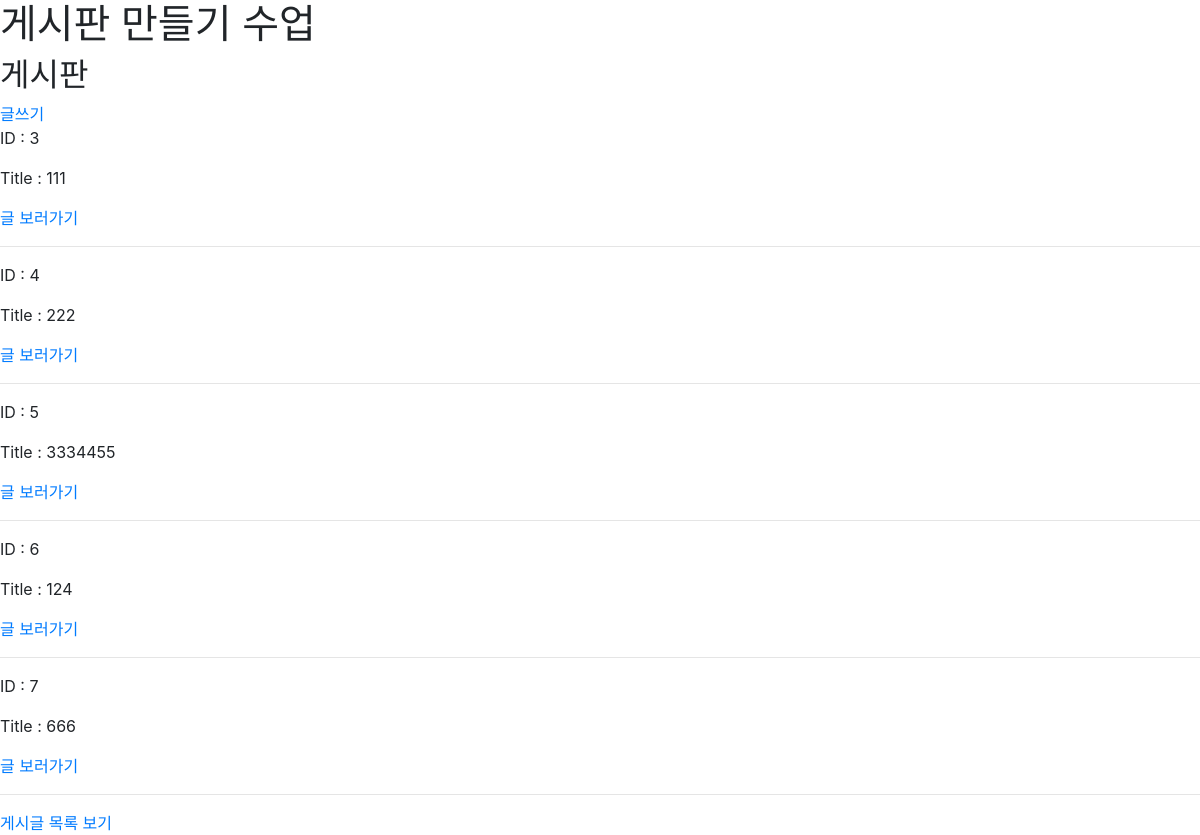
The app's page /articles/ with its own data.
### articles/models.py (models this page shows)
class Article(models.Model):
    title = models.CharField(max_length = 150)
    content = models.TextField()
    created_at = models.DateTimeField(auto_now_add=True)
    updated_at = models.DateTimeField(auto_now=True)

### articles/views.py (the view)
# urls.py: path('', views.index, name='index'),
def index(request):
    articles = Article.objects.all()
    context = {
        'articles' : articles
    }
    return render(request, 'articles/index.html', context)

### articles/templates/articles/index.html
{% extends 'base.html' %}
{% block body %}
    <h2>게시판</h2>
    <a href="{% url 'articles:new' %}"> 글쓰기</a>
    {% for article in articles %}
        <p>ID : {{article.id}}</p>
        <p>Title : {{article.title}}</p>
        <a href="{% url 'articles:detail' article.pk %}">글 보러가기</a>
        <hr>
    {% endfor %}
{% endblock %}

### records on screen
Article: id "3", title "111"
Article: id "4", title "222"
Article: id "5", title "3334455"
Article: id "6", title "124"
Article: id "7", title "666"
